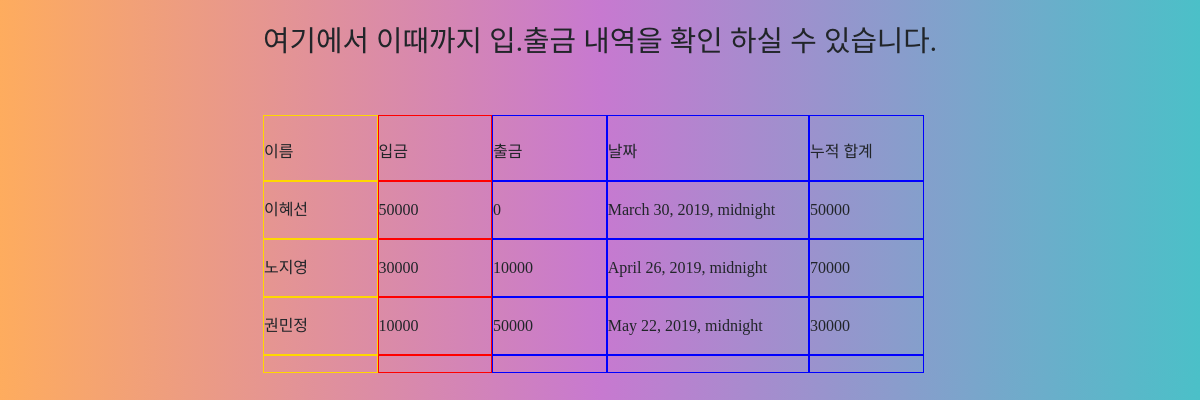
Screenshot of //sum with the database file from the repository.
### deal/models.py (models this page shows, shortened)
class Money(models.Model):
    name = models.CharField(max_length = 5) #choices = memeber)
    deposit = models.IntegerField(default = 0)
    withdraw = models.IntegerField(default = 0)
    input_date = models.DateTimeField(default = now)

### deal/views.py (the view)
# urls.py: path('/sum', deal.views.sums, name = "sums"),
def sums(request):
    moneys = Money.objects.all()
    total = []
    please = 0
    for k in moneys:
        temp = k.deposit - k.withdraw
        please = please + temp
        total.append(please)
    return render(request, 'sum.html', {'moneys' : moneys, 'total' : total })

### deal/templates/sum.html (shortened to what this page needs)
<!DOCTYPE html>
{% load static %}
<html lang="en">
<head>
    <link rel = "stylesheet" href ="{% static 'css/style.css' %}">
    <link rel="stylesheet" href="https://stackpath.bootstrapcdn.com/bootstrap/4.3.1/css/bootstrap.min.css">
</head>
<body>
    <div class="centered">
            <br>
            <h1 class="sss">여기에서 이때까지 입.출금 내역을 확인 하실 수 있습니다.</h1>
            <br><br>
            <div class="sumtable" style="border: 1px solid gold; float: left; width: 17%;">
               <tabel>
                   <th><br>이름<br></th>
                   <hr style="border: solid 1px gold;">
                   <tr>
                       <td>
                        {% for k in moneys.all %}
                        {{k.name}}
                        <hr style="border: solid 1px gold;">
                        {% endfor %}
                        </td>
                    </tr>
                </tabel>
            </div>
            <div class="sumtable" style="border: 1px solid red; float: left; width: 17%;">
                    <tabel>
                        <th><br>입금<br></th>
                        <hr style="border: solid 1px red;">
                        <tr>
                            <td>
                             {% for k in moneys.all %}
                                {{k.deposit}}
                             <hr style="border: solid 1px red;">
                             {% endfor %}
                             </td>
                         </tr>
                     </tabel>
            </div>
            <div class="sumtable" style="border: 1px solid blue; float: left; width: 17%;">
                    <tabel>
                        <th><br>출금</th><br></th>
                        <hr style="border: solid 1px blue;">
                        <tr>
                            <td>
                             {% for k in moneys.all %}
                             {{k.withdraw}}
                             <hr style="border: solid 1px blue;">
                             {% endfor %}
                             </td>
                         </tr>
                     </tabel>
            </div>
            <div class="sumtable" style="border: 1px solid blue; float: left; width: 30%;">
                    <tabel>
                        <th><br>날짜<br></th>
                        <hr style="border: solid 1px blue;">
                        <tr>
                            <td>
                             {% for k in moneys.all %}
                             {{k.input_date}}
                             <hr style="border: solid 1px blue;">
                             {% endfor %}
                             </td>
                         </tr>
                     </tabel>
            </div>
            <div class="sumtable" style="border: 1px solid blue; float: left; width: 17%;">
                    <tabel>
                        <th><br>누적 합계<br></th>
                        <hr style="border: solid 1px blue;">
                        <tr>
                            <td>
                                {% for k in total %}
                                 {{k}}
                                 <hr style="border: solid 1px blue;">
                                {% endfor %}
                            </td>
                         </tr>
                     </tabel>
            </div>
    </div>
</body>
</html>

### deal/static/css/style.css (style rules this page uses)
.sss { font-family: 'S-CoreDream-8Heavy'; font-size: 1.8rem; }
.centered { display: table; margin-left: auto; margin-right: auto; }
body { background: linear-gradient(to right, #feac5e, #c779d0, #4bc0c8); }
.sumtable { font-family: 'S-CoreDream-8Heavy'; font-size:1rem; }

### rows the page displays
Money: name "이혜선", deposit "50000", withdraw "0", input_date "March 30, 2019, midnight"
Money: name "노지영", deposit "30000", withdraw "10000", input_date "April 26, 2019, midnight"
Money: name "권민정", deposit "10000", withdraw "50000", input_date "May 22, 2019, midnight"

### other values shown
{{ k }} "50000" "70000" "30000"
